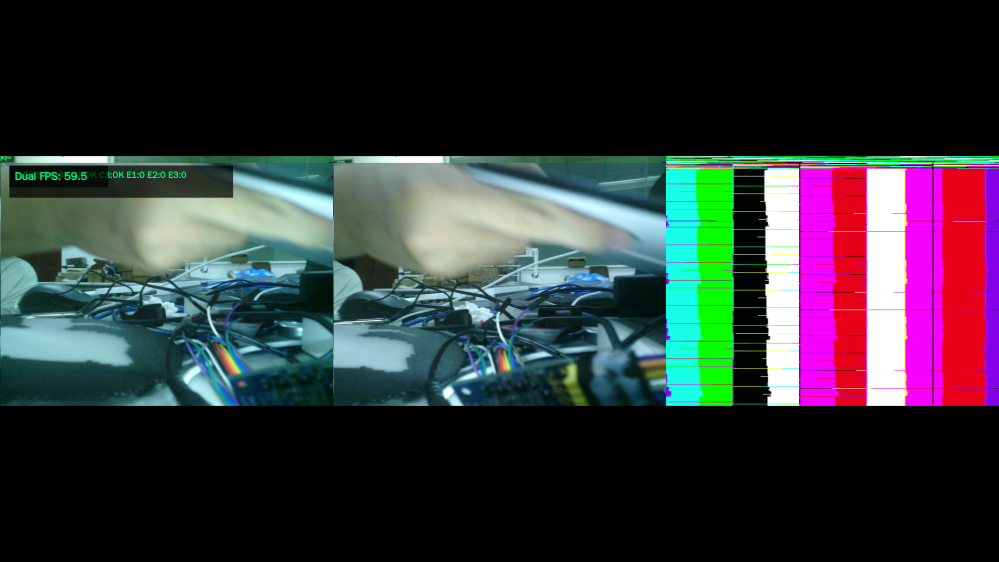
#> input picture fpga/project/cam3_testpat_20260926_205524_a.png, 999 x 562 px
$ python _an2.py ../cam3_testpat_20260926_205524_a.png
#> lines starting #> are read from the running program, lines starting #| are printed output that depends on the picture
# -*- coding: utf-8 -*-
"""_an2.py : exact stripe period on a source-resolution cam frame."""
import sys
import numpy as np
from PIL import Image

im = Image.open(sys.argv[1]).convert('L')
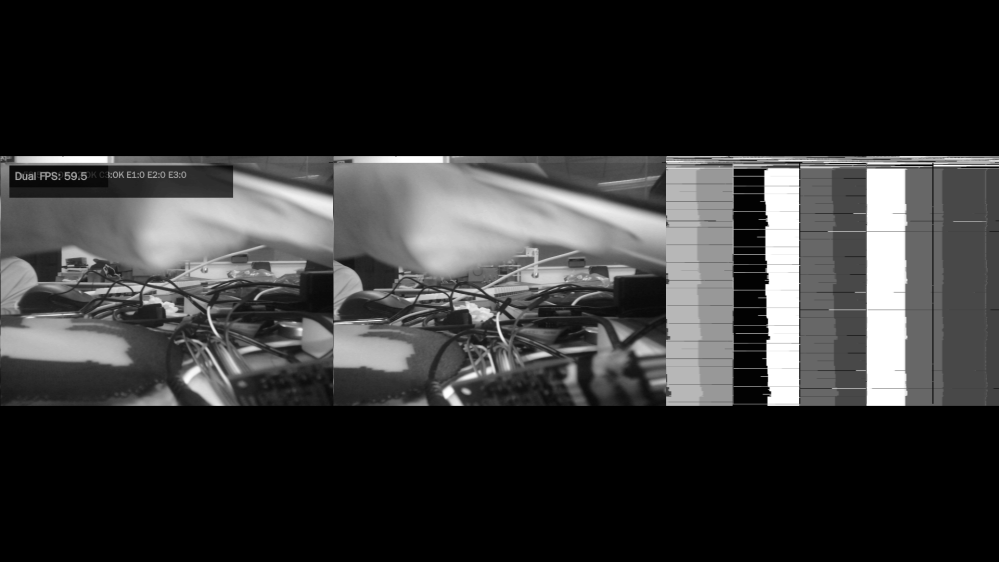
#> im: PIL image 999x562 L; min 0, max 255, mean 50.3
a = np.asarray(im).astype(np.float64)
h, w = a.shape
#> h = 562; w = 999
print('shape (h,w) =', a.shape)
#| shape (h,w) = (562, 999)

# 1) mean |d| vs horizontal shift p
print('--- mean|G(x+p)-G(x)| (all rows) ---')
for p in range(1, 17):
    d = np.abs(a[:, p:] - a[:, :-p]).mean()
    print('   p=%2d : %7.4f' % (p, d))
#> this loop made 16 passes
#> d on passes 1 to 12: 1.87, 3.44, 4.75, 5.94, 7.02, 8.04, 9.02, 9.96, 10.85, 11.71, 12.54, 13.36
#|    p= 1 :  1.8685
#|    p= 2 :  3.4406
#|    p= 3 :  4.7537
#|    p= 4 :  5.9419
#|    p= 5 :  7.0232
#|    p= 6 :  8.0412
#|    p= 7 :  9.0219
#|    p= 8 :  9.9577
#> (further printed lines are left out)

# 2) column-average profile (the stripe pattern is column-periodic)
col = a.mean(axis=0)
#> col = 999 values, max 110.6 at index 869, min 7.39 at index 755, mean 50.27
c0 = col - col.mean()
#> c0 = 999 values, max 60.35 at index 869, min -42.89 at index 755, mean -2.28e-15
ac = np.fft.irfft(np.abs(np.fft.rfft(c0)) ** 2)
#> ac = 998 values, max 399305.1 at index 0, min -128798.2 at index 859, mean 1.17e-12
ac = ac / ac[0]
#> ac = 998 values, max 1 at index 0, min -0.323 at index 859, mean 2.67e-18
pk = [(lag, round(float(ac[lag]), 3)) for lag in range(2, 40)
      if ac[lag] > ac[lag - 1] and ac[lag] > ac[lag + 1] and ac[lag] > 0.2]
#> pk = []
print('--- column-profile autocorr peaks ---')
print('  ', pk[:8])

# 3) dominant horizontal frequency via 2D FFT (row-averaged spectrum)
F = np.fft.rfft(c0)
mag = np.abs(F)
#> mag = 500 values, max 5562.8 at index 10, min 2.13e-12 at index 0, mean 241.1
mag[0:2] = 0
top = np.argsort(mag)[::-1][:6]
#> top = [10, 9, 11, 12, 2, 3]
print('--- top horizontal frequencies of the column profile ---')
for k in sorted(top):
    print('   k=%3d  period=%6.2f px  mag=%.1f' % (k, w / k if k else 0, mag[k]))
#> this loop made 6 passes
#> k on passes 1 to 6: 2, 3, 9, 10, 11, 12
#|    k=  2  period=499.50 px  mag=3100.8
#|    k=  3  period=333.00 px  mag=3099.1
#|    k=  9  period=111.00 px  mag=4817.8
#|    k= 10  period= 99.90 px  mag=5562.8
#|    k= 11  period= 90.82 px  mag=4803.1
#|    k= 12  period= 83.25 px  mag=3252.3

# 4) print the column profile so the pattern is visible
print('--- column profile G[0:80] ---')
print('  ', ' '.join('%5.1f' % v for v in col[:80]))
#> (printed output is left out)

# 5) which rows are worst (stripe strength per row): mean|d1| / mean|d4|
r1 = np.abs(a[:, 1:] - a[:, :-1]).mean(axis=1)
#> r1 = 562 values, max 9.39 at index 175, min 0 at index 0, mean 1.87
r4 = np.abs(a[:, 4:] - a[:, :-4]).mean(axis=1)
#> r4 = 562 values, max 22.45 at index 292, min 0 at index 0, mean 5.94
ratio = (r1 - r4)
#> ratio = 562 values, max 0 at index 0, min -15.35 at index 292, mean -4.07
print('--- per-row (mean|d1|-mean|d4|): min/median/max ---')
print('   %.3f / %.3f / %.3f' % (ratio.min(), np.median(ratio), ratio.max()))
#|    -15.354 / 0.000 / 0.000

$ run again, on fpga/project/c1live_b.png
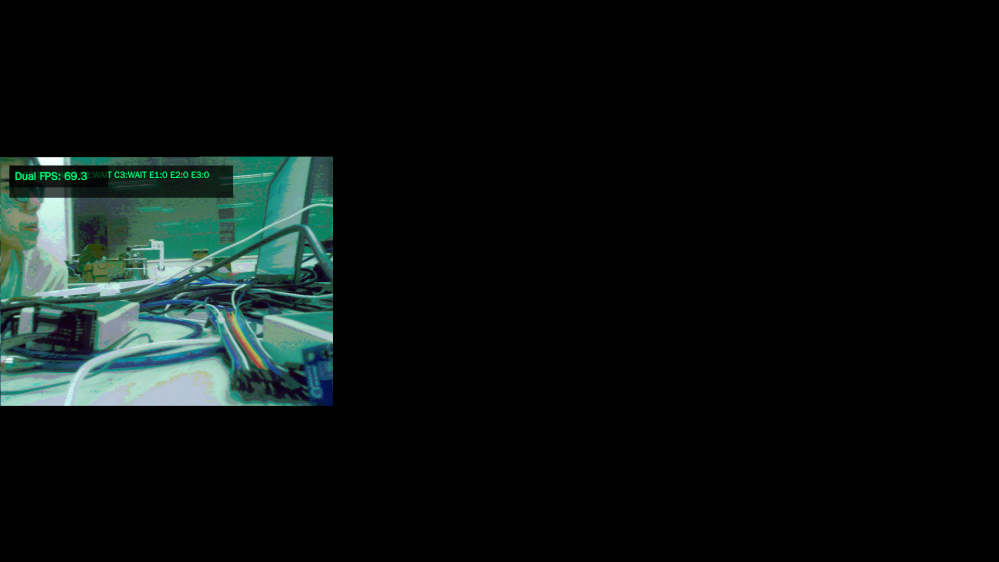
#> input picture fpga/project/c1live_b.png, 999 x 562 px
#> `im = Image.open(sys.argv[1]).convert('L')`:
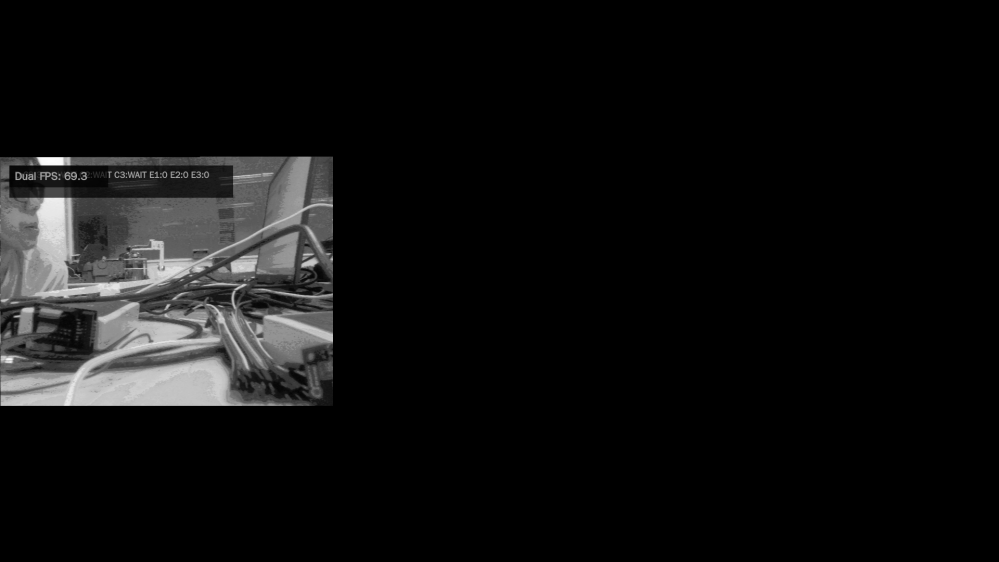
#> im: PIL image 999x562 L; min 0, max 253, mean 15.5
#| shape (h,w) = (562, 999)
#> the loop `for p in range(1, 17):` made 16 passes
#> d on passes 1 to 8: 0.935, 1.61, 2.1, 2.51, 2.86, 3.15, 3.45, 3.7
#> (printed output is left out)
#> col = 999 values, max 61.09 at index 46, min 0 at index 333, mean 15.51
#> c0 = 999 values, max 45.58 at index 46, min -15.51 at index 333, mean -1.82e-15
#> `ac = np.fft.irfft(np.abs(np.fft.rfft(c0)) ** 2)`: ac = 998 values, max 495697.8 at index 0, min -240563.2 at index 333, mean 7.47e-12
#> `ac = ac / ac[0]`: ac = 998 values, max 1 at index 0, min -0.485 at index 333, mean -1.42e-17
#> pk = []
#> mag = 500 values, max 12947.9 at index 1, min 2.83e-12 at index 0, mean 132
#> top = [2, 4, 7, 8, 5, 11]
#> the loop `for k in sorted(top):` made 6 passes
#> k on passes 1 to 6: 2, 4, 5, 7, 8, 11
#> (printed output is left out)
#> (printed output is left out)
#> r1 = 562 values, max 9.09 at index 174, min 0 at index 0, mean 0.935
#> r4 = 562 values, max 14.32 at index 172, min 0 at index 0, mean 2.51
#> ratio = 562 values, max 0 at index 0, min -7.1 at index 172, mean -1.58
#|    -7.096 / 0.000 / 0.000
